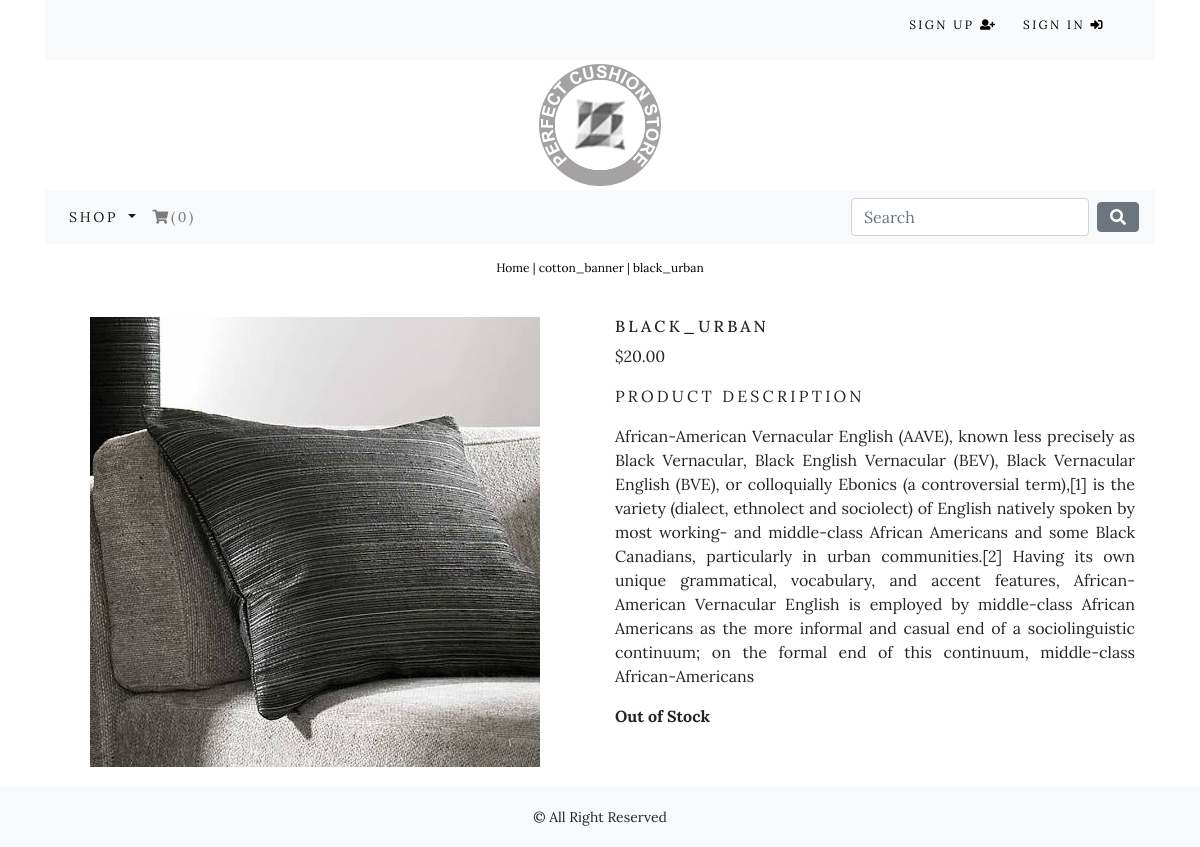
The app's page /shop/cotton_banner/black_urban with its own data.
### shop/models.py (models this page shows, shortened)
class Product(models.Model):
    name = models.CharField(max_length=250, unique=True)
    slug = models.SlugField(max_length=250, unique=True)
    description = models.TextField(blank=True)
    category = models.ForeignKey(Category, on_delete=models.CASCADE)
    price = models.DecimalField(max_digits=10, decimal_places=2)
    image = models.ImageField(upload_to='product', blank=True)
    stock = models.IntegerField()
    available = models.BooleanField(default=True)
    created = models.DateTimeField(auto_now_add=True)
    updated = models.DateTimeField(auto_now_add=True)
    class Meta:
        ordering = ('name', )
        verbose_name = 'product'
        verbose_name_plural = 'products'

class Category(models.Model):
    name = models.CharField(max_length=250, unique=True)
    slug = models.SlugField(max_length=250, unique=True)
    description = models.TextField(blank=True)
    image = models.ImageField(upload_to='category', blank=True)
    class Meta:
        ordering = ('name', )
        verbose_name = 'category'
        verbose_name_plural = 'categories'
    def get_url(self):
        return reverse('shop:products_by_category', args=[self.slug])
    def __str__(self):
        return '{}'.format(self.name)

### shop/views.py (the view)
# urls.py: path('<slug:c_slug>/<slug:product_slug>', views.ProdCatDetail, name='ProdCatDetail'),
def ProdCatDetail(request, c_slug, product_slug):
    try:
        product = Product.objects.get(category__slug=c_slug, slug=product_slug)
    except Exception as e:
        raise e
    return render(request, 'shop/product.html', locals())

### cart/context_processors.py (called while the page is built)
def counter(request):
    item_count = 0
    if 'admin' in request.path:
        return {}
    else:
        try:
            cart = Cart.objects.filter(cart_id=_cart_id(request))
            cart_items = CartItem.objects.all().filter(cart=cart[:1])
            for cart_item in cart_items:
                item_count += cart_item.quantity
        except Cart.DoesNotExist:
            item_count = 0
    return dict(item_count = item_count)

### cart/views.py (called while the page is built)
def _cart_id(request):
    cart = request.session.session_key
    if not cart:
        cart = request.session.create()
    return cart

### shop/context_processors.py (called while the page is built)
def menu_links(request):
    links = Category.objects.all()
    return dict(links=links)

### shop/templates/shop/product.html (shortened to what this page needs)
{% extends 'base.html' %}
{% load staticfiles %}
{% block content %}
    <div class="row my_prod_row_class">
    	<div class='mx-auto'>
    		<p><a href="{% url 'shop:allProdCat' %}">Home</a> | <a href="{{product.category.get_url}}">{{product.category}}</a> | {{product.name}} </p>
    	</div>
    	<div class="container">
    		<br>
    		<div class="row">
    			<div class="col-sm-12 col-md-12 col-lg-6 text-center">
                    <div style="min-width: 10rem;">
    				    <img src="{{product.image.url}}" alt={{product.name}}>
    			    </div>
                </div>
        		<div class="col-sm-12 col-md-12 col-lg-6">
        			<div>
        				<h1 class="my_prod_title">{{product.name}}</h1>
        				<p>${{product.price}}</p>
        				<p class="my_title">Product Description</p>
        				<p class="text-justify my_prod_text">{{product.description}}</p>
        				{% if product.stock <= 0 %}
        					<p class="text-justify my_prod_text"><b>Out of Stock</b></p>
        				{% else%}
        					<a class="btn btn-secondary" href="{% url 'cart:add_cart' product.id %}">Add to Cart</a>
        				{% endif %}
        			</div>
        		</div>
            </div>
    	</div>
    </div>
{% endblock %}

### static/css/custom.css (style rules this page uses)
body { font-family: 'Lora', serif !important; }
.my_title { font-size: 16px; text-transform: uppercase; letter-spacing: .2em; }
.my_prod_row_class { padding-top: 15px; padding-bottom: 20px; }
.my_prod_row_class .mx-auto p { color: #000; font-size: 12px; }
.my_prod_row_class .mx-auto p a { color: #000; font-size: 12px; text-decoration: none; }
.my_prod_title { font-size: 16px; text-transform: uppercase; letter-spacing: .2em; padding-top: 15px padding-bottom: 10px; }
.my_prod_text { padding-right: 20px; }

### records on screen
Product: category "cotton_banner", name "black_urban", image (picture), name "BLACK_URBAN", price "20.00", description "African-American Vernacular English (AAVE), known less precisely as Black Vernacular, Black English Vernacular (BEV), Black Vernacular English (BVE), or colloquially Ebonics (a controversial term),[1] is the variety (dialect, ethnolect and sociolect) of English natively spoken by most working- and middle-class African Americans and some Black Canadians, particularly in urban communities.[2] Having its own unique grammatical, vocabulary, and accent features, African-American Vernacular English is employed by middle-class African Americans as the more informal and casual end of a sociolinguistic continuum; on the formal end of this continuum, middle-class African-Americans"
